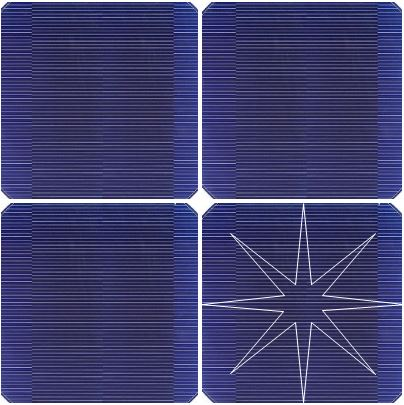
#> input picture playground/crack_test/panel4_crack2.JPG, 404 x 405 px, given in place of the camera
$ python houghtest2.py
#> lines starting #> are read from the running program, lines starting #| are printed output that depends on the picture; after the words box and inside, x2 and y2 are one past the last pixel; in counts of white or black regions, pixels touching at a corner belong together
import numpy as np
import cv2

def get_contour_precedence(contour, cols):
    tolerance_factor = 10
    origin = cv2.boundingRect(contour)
    return ((origin[1] // tolerance_factor) * tolerance_factor) * cols + origin[0]

cam = cv2.VideoCapture(0)
cam.set(3,500)
cam.set(4,500)

while(cam.isOpened()) :
    lower_bound = np.array([0, 0, 10])
    upper_bound = np.array([255, 255, 195])

    ret, img = cam.read()
#> img is the input picture: shape (405, 404, 3); mean B, G, R 111.7, 64.8, 64.9

    cimg = cv2.cvtColor(img,cv2.COLOR_BGR2GRAY)
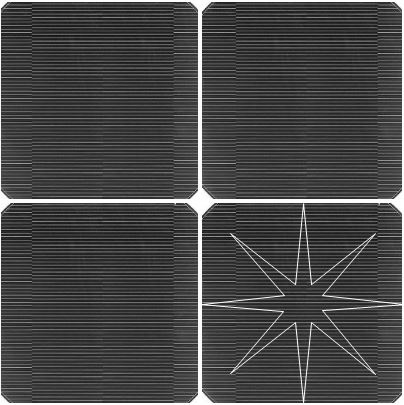
#> cimg: shape (405, 404); min 7, max 255, mean 70.1

    mask = cv2.inRange(img, lower_bound, upper_bound)
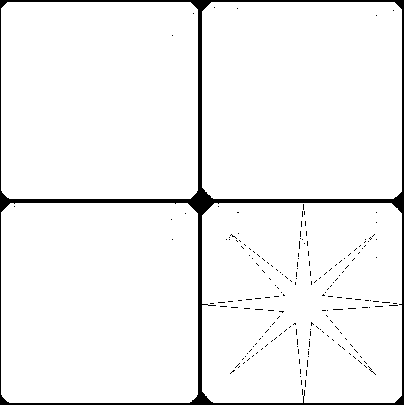
#> mask: shape (405, 404); 95.5% white; 196 black regions (195 under 20 px), largest, box (x1, y1, x2, y2) and area: (0, 0, 404, 405) 6698

# mask = cv2.adaptiveThreshold(image_ori,255,cv2.ADAPTIVE_THRESH_MEAN_C,\
#             cv2.THRESH_BINARY_INV,33,2)

    kernel = np.ones((3, 3), np.uint8)

#Use erosion and dilation combination to eliminate false positives.
#In this case the text Q0X could be identified as circles but it is not.
    mask = cv2.erode(mask, kernel, iterations=6)
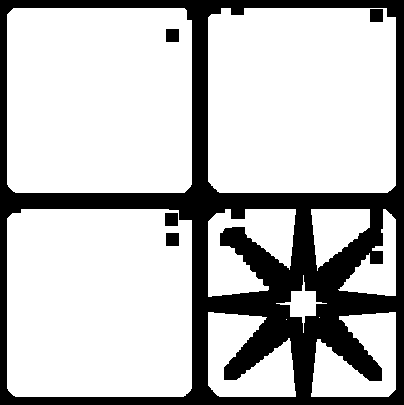
#> mask: shape (405, 404); 74.7% white; 5 black regions, box (x1, y1, x2, y2) and area: (0, 0, 404, 405) 40791, (370, 9, 383, 22) 169, (166, 29, 179, 42) 169, (165, 213, 178, 226) 169, (166, 233, 179, 246) 169
    mask = cv2.dilate(mask, kernel, iterations=3)
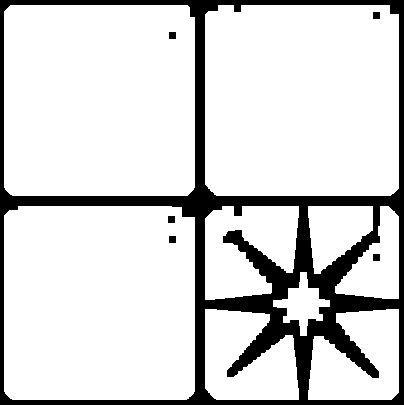
#> mask: shape (405, 404); 83.7% white; 6 black regions

    closing = cv2.morphologyEx(mask, cv2.MORPH_OPEN, kernel)

    contours = cv2.findContours(mask.copy(), cv2.RETR_EXTERNAL, cv2.CHAIN_APPROX_SIMPLE)[0]
#> contours = 9 contours; largest, box (x1, y1, x2, y2) and area: (4, 206, 195, 400) 36396, (205, 5, 399, 196) 36368, (4, 5, 195, 196) 35968, (205, 206, 299, 300) 6343, (205, 309, 299, 400) 6296

    contours.sort(key = lambda x: cv2.boundingRect(x)[0])

    array = []
    ii = 1

    for c in contours:
        (x,y),r = cv2.minEnclosingCircle(c)
        center = (int(x),int(y))
        r = int(r)
        if r >= 6 and r<=10:
            cv2.circle(img,center,r,(0,255,0),2)
            array.append(center)
#> this loop made 9 passes
#> (x, y, r, center) on passes 1, 2, 3, 4, 5, 6, 8, 9: (98.5, 304, 129, (98, 304)), (98.5, 100, 129, (98, 100)), (251.5, 354, 64, (251, 354)), (251.5, 252.5, 65, (251, 252)), (301.5, 101, 129, (301, 101)), (303, 303.5, 31, (303, 303)), (340, 236.9, 44, (340, 236)), (370.3, 254.5, 51, (370, 254))
#> (x, y, r) on pass 7: (353, 354, 63)
#> after the loop, array = []

    cv2.imshow("preprocessed", img)

    if(cv2.waitKey(1)==27) :
#> (key Esc is pressed here)
        break

cam.release()
cv2.destroyAllWindows()
